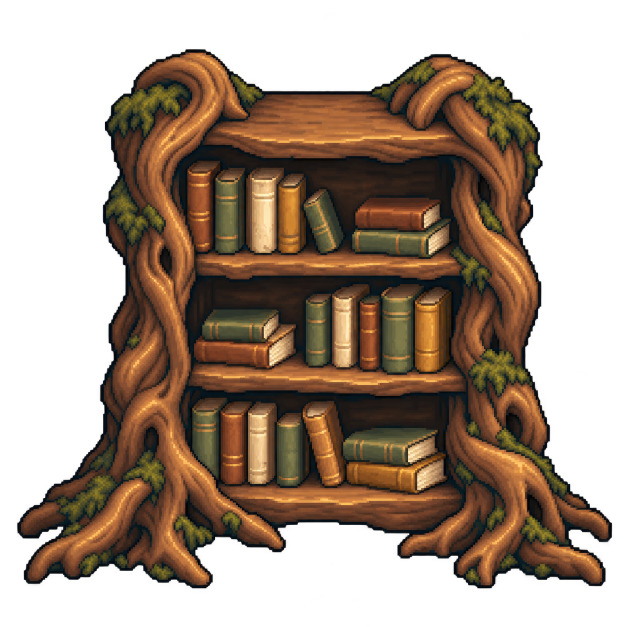
#> input picture assets/levels/03-library-beneath-the-roots/sources/task06-bookshelf-generated.png, 1254 x 1254 px (shown at 1/2 size)
$ python prepare_room.py
#> lines starting #> are read from the running program, lines starting #| are printed output that depends on the picture
"""Task 06 offline native layout; never modifies task 05 outputs."""
from pathlib import Path
from PIL import Image, ImageDraw
import hashlib,json,math
B=Path(__file__).resolve().parent; R=B.parents[2]; S=B/'sprites'; P=B/'previews'
def sha(p): return hashlib.sha256(p.read_bytes()).hexdigest()
def dump(p,v): p.write_text(json.dumps(v,indent=2,ensure_ascii=False)+'\n',encoding='utf-8')
items={}; rows=[]
def save(n,im,source,kind):
    p=S/('room-'+n+'.png');im.save(p);items[n]=im
    rows.append(dict(file=str(p.relative_to(R)).replace('\\','/'),canvas=list(im.size),pivot=[.5,.5],source=source,kind=kind,sha256=sha(p)))
def fit(p,size):
#> called with size = (112, 112)
    im=Image.open(p).convert('RGBA');bb=im.getchannel('A').point(lambda a:255 if a>=16 else 0).getbbox();im=im.crop(bb)
#> in fit, im is the input picture: PIL image 1254x1254 RGBA; mean R, G, B, A 57, 38.9, 23.9, 139.7
#> after `bb = im.getchannel('A').point(lambda a: 255 if a >= 16 else 0).getbbox`: bb = (34, 98, 1225, 1177)
    k=min((size[0]-4)/im.width,(size[1]-4)/im.height);im=im.resize((round(im.width*k),round(im.height*k)),Image.Resampling.NEAREST)
#> after `k = min((size[0] - 4) / im.width, (size[1] - 4) / im.height)`: k = 0.0907
    o=Image.new('RGBA',size);o.alpha_composite(im,((size[0]-im.width)//2,(size[1]-im.height)//2));return o
#> after `o = Image.new('RGBA', size)`: o: PIL image 112x112 RGBA; every value is 0
#> after `o.alpha_composite(im, ((size[0] - im.width) // 2, (size[1] - im.height`:
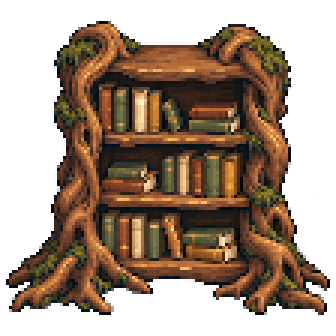
#> o: PIL image 112x112 RGBA (shown 3 times larger); mean R, G, B, A 58.7, 39.9, 24.6, 143.9; transparent parts drawn white
save('bookshelf',fit(B/'sources/task06-bookshelf-generated.png',(112,112)),'sources/task06-bookshelf-generated.png','generated modular root bookshelf')
save('mural-fifth',fit(B/'sources/task06-mural-generated.png',(96,136)),'sources/task06-mural-generated.png','generated anonymous Guardian mural')
#> call 2 of fit, with size = (96, 136)
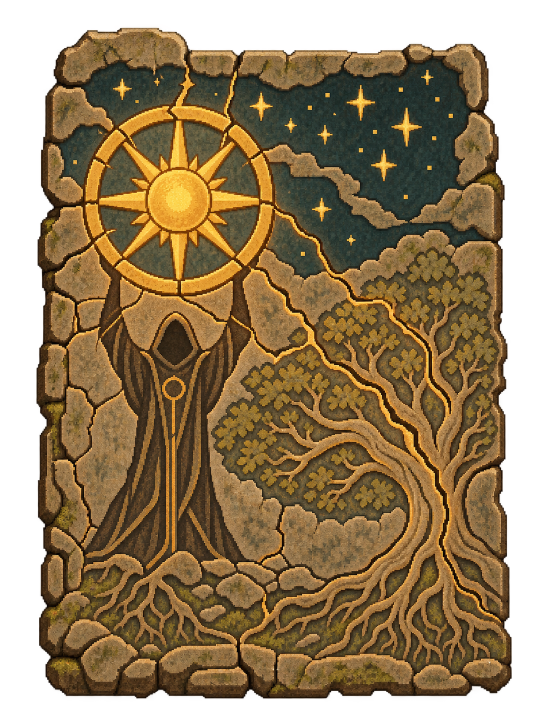
#> input picture assets/levels/03-library-beneath-the-roots/sources/task06-mural-generated.png, 1086 x 1448 px (shown at 1/2 size)
#> in fit, im is the input picture: PIL image 1086x1448 RGBA; mean R, G, B, A 91.9, 70.3, 38.1, 191.5
#> in fit (call 2), `bb = im.getchannel('A').point(lambda a: 255 if a >= 16 else 0).getbbox`: bb = (72, 55, 1024, 1398)
#> in fit (call 2), `im = im.crop(bb)`:
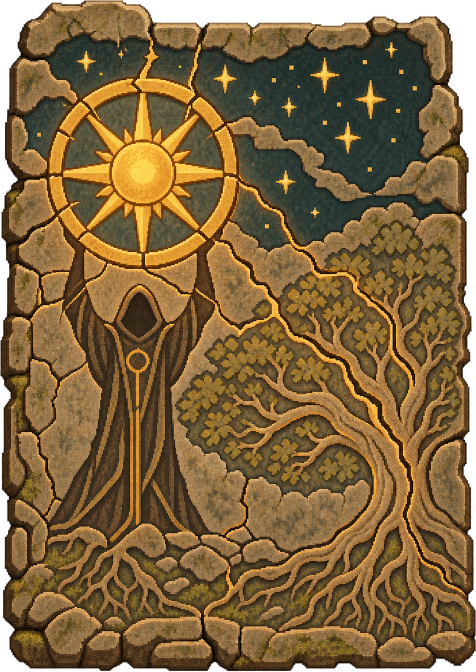
#> im: PIL image 952x1343 RGBA (shown at 1/2 size); mean R, G, B, A 113, 86.4, 46.8, 235.6; transparent parts drawn white
#> in fit (call 2), `im = im.resize((round(im.width * k), round(im.height * k)), Image.Resa`:
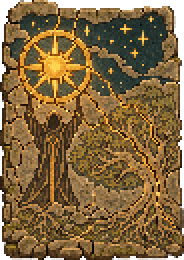
#> im: PIL image 92x130 RGBA (shown 2 times larger); mean R, G, B, A 113.6, 86.9, 47, 235.7; transparent parts drawn white
#> in fit (call 2), `o = Image.new('RGBA', size)`: o: PIL image 96x136 RGBA; every value is 0
#> in fit (call 2), `o.alpha_composite(im, ((size[0] - im.width) // 2, (size[1] - im.height`:
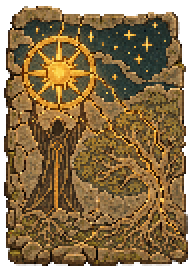
#> o: PIL image 96x136 RGBA (shown 2 times larger); mean R, G, B, A 104.1, 79.6, 43, 215.9; transparent parts drawn white
def sprite(n):return Image.open(S/(n+'.png')).convert('RGBA')
for state in ['closed','open']:
    im=Image.new('RGBA',(116,148));d=ImageDraw.Draw(im)
    d.rounded_rectangle((2,2,113,145),radius=7,fill='#3b3529',outline='#aa9060',width=3)
    if state=='open':
        d.rectangle((10,6,105,141),fill='#101d20');im.alpha_composite(items['mural-fifth'],(10,6))
        for x in [3,108]:d.line((x,8,x,138),fill='#d4ba7f',width=3)
    else:
        d.rectangle((10,6,105,141),fill='#625540',outline='#8e7957',width=2)
        for y in [38,72,106]:d.line((12,y,103,y),fill='#3b382e',width=2)
        d.line((58,8,58,138),fill='#332f28',width=2)
        # Opaque shutter: no story silhouette before reveal.
    save('panel-'+state,im,'prepare_room.py','native opaque sliding stone screen' if state=='closed' else 'native frame with generated mural')
#> this loop made 2 passes
#> pass 1, in save (call 3), `p = S / ('room-' + n + '.png')`:
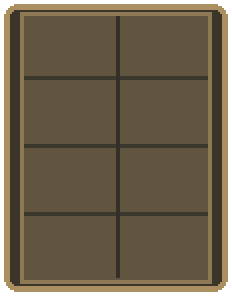
#> saved as room-panel-closed.png: PIL image 116x148 RGBA (shown 2 times larger); mean R, G, B, A 94.8, 82.2, 60.9, 238.8; transparent parts drawn white
#> pass 2, in save (call 4), `p = S / ('room-' + n + '.png')`:
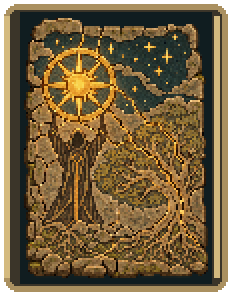
#> saved as room-panel-open.png: PIL image 116x148 RGBA (shown 2 times larger); mean R, G, B, A 103.8, 84, 50.5, 238.8; transparent parts drawn white
centers=[(110,34),(186,110),(110,186),(34,110)]
for state in ['closed','open']:
    im=Image.new('RGBA',(220,220));d=ImageDraw.Draw(im)
#> after `im = Image.new('RGBA', (220, 220))`: im: PIL image 220x220 RGBA; every value is 0
    d.ellipse((4,4,215,215),fill='#383a30',outline='#ac9e78',width=3)
    d.ellipse((14,14,205,205),outline='#736e53',width=3)
    d.ellipse((64,64,155,155),fill='#14282a' if state=='open' else '#6a6950',outline='#b3a780',width=3)
    if state=='closed':
        d.line((73,108,146,108),fill='#444b3f',width=2);d.line((109,73,109,146),fill='#444b3f',width=2)
    # Four equal seats at N/E/S/W; clockwise routing, no identity matching.
    for x,y in centers:im.alpha_composite(sprite('socket-empty'),(x-24,y-24))
#> (the run stopped early here; a loop or call above may not have finished)
